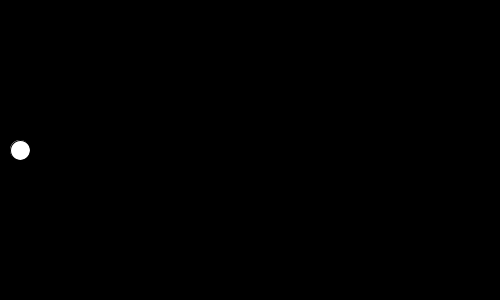
Frame 1 (no input)
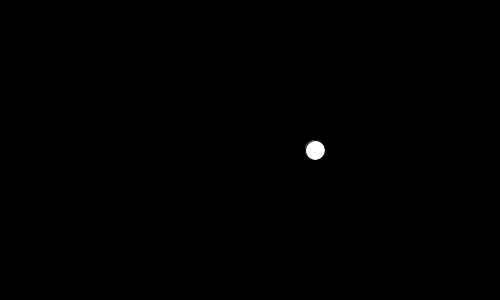
Frame 60 (the mouse pressed at the canvas centre just before this capture)
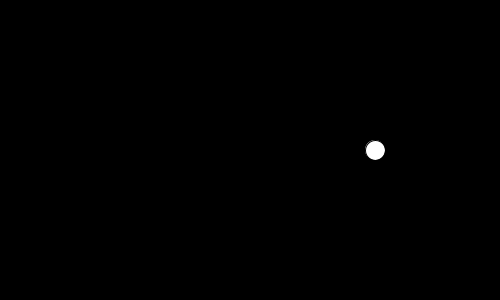
Frame 120 (the mouse held since frame 60 and released just before this capture)

The Processing sketch that drew these frames (run headless with seeded random() and noise(); from frame 60 on, the mouse is pressed at the canvas centre):

// Processing sketch: Ejemplo02
// ── Ejemplo02.pde
/*
Ejercicio: Dibujar un circulo que rebote de manera horizontal.

Una análisis de lo que se nos pide.
Historia de Usuario:
Como un observador de la pantalla
quiero que una circunferencia se mueva lateralmente y rebote en los limites de la pantalla
para demostrar que es posible gestionar objetos.
*/
Circulo circulo;

void setup()
{
  size(500,300);
  circulo = new Circulo(20,height / 2,20,5);
}

void draw()
{
  background(0);  
  circulo.dibujarCirculo();
  circulo.moverCirculo();
  circulo.cambiarSentidoVelCirculo();
}

// ── Circulo.pde
class Circulo
{
  //Atributos
  private int posX;
  private int posY;
  private int radio;
  private int velX;
  
  //Constructor 
  public Circulo( int posX, int posY, int radio, int  velX )
  {
    this.posX = posX;
    this.posY = posY;
    this.radio = radio;
    this.velX = velX;
  }
  
  //Operaciones
  public void dibujarCirculo()
  {
    circle(posX, posY, radio);  
  }

  void moverCirculo()
  {
    this.posX += this.velX;
  }

  void cambiarSentidoVelCirculo()
  {
    if(posX > width - radio / 2 || posX < 0 + radio / 2 )
      this.velX *= -1;
  }
}
